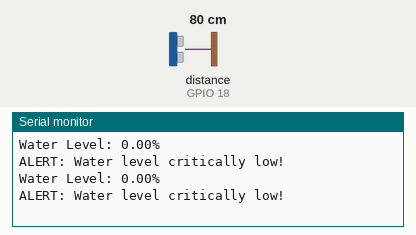
Bench run of a sketch on a simulated ESP32. Parts: the last lines printed to the serial monitor. Wiring (from diagram.json): ultrasonic range finder: trigger GPIO 5; echo GPIO 18. The test bench sets the inputs (shaded band); at power-on: distance to the obstacle (sensor on GPIO 18) 80 cm. The echo pulse lasts 58.3 µs per cm.

Above: at 1.8 s.
1.9 s: distance to the obstacle (sensor on GPIO 18) set to 2 cm
At 2.8 s:
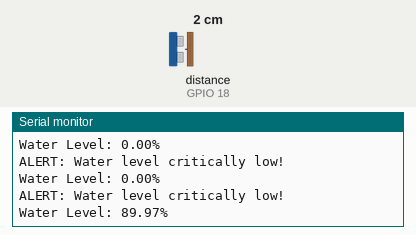
3.4 s: distance to the obstacle (sensor on GPIO 18) set to 4 cm
At 4.7 s:
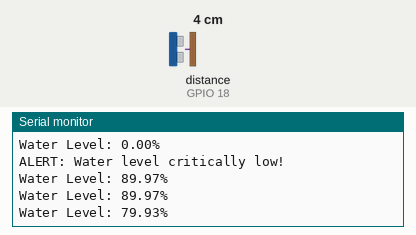
Timing chart, 0 to 6.4 s (numbered marks = the images above; inputs shaded):
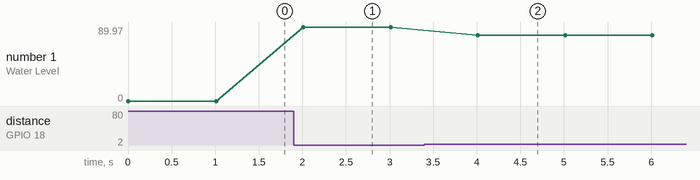

Measured:
- after the input at 1.9 s, the serial monitor: prints a new line after 0.11 s (image 1)
- after the input at 3.4 s, the serial monitor: prints a new line after 0.61 s (image 2)
- plotted number 1: 0 → 89.97 after the input at 1.9 s, 89.97 → 79.93 after the input at 3.4 s

The sketch:

water_level.ino
```cpp
#define TRIG_PIN 5
#define ECHO_PIN 18
#define TANK_HEIGHT_CM 20.0

void setup() {
  Serial.begin(115200);
  pinMode(TRIG_PIN, OUTPUT);
  pinMode(ECHO_PIN, INPUT);
}

void loop() {
  digitalWrite(TRIG_PIN, LOW);
  delayMicroseconds(2);
  digitalWrite(TRIG_PIN, HIGH);
  delayMicroseconds(10);
  digitalWrite(TRIG_PIN, LOW);

  long duration = pulseIn(ECHO_PIN, HIGH);
  float distance = duration * 0.0343 / 2;

  float waterHeight = TANK_HEIGHT_CM - distance;
  if (waterHeight < 0) waterHeight = 0;

  float levelPercent = (waterHeight / TANK_HEIGHT_CM) * 100;

  Serial.print("Water Level: ");
  Serial.print(levelPercent);
  Serial.println("%");

  if (levelPercent < 25) {
    Serial.println("ALERT: Water level critically low!");
  }

  delay(1000);
}
```
